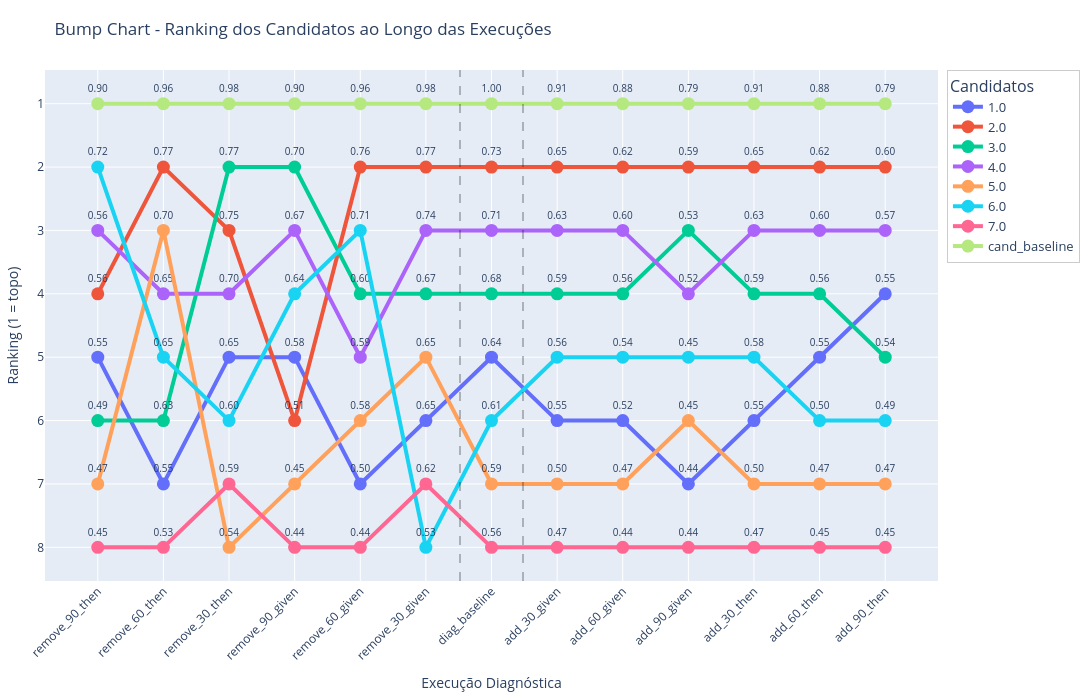

Notebook code for this chart:
### Code cell
import pandas as pd
import plotly.graph_objects as go

# Carregar e preparar os dados
diagnosis_order = [
    "remove_90_then", "remove_60_then", "remove_30_then", 
    "remove_90_given", "remove_60_given", "remove_30_given", 
    "diag_baseline", 
    "add_30_given", "add_60_given", "add_90_given", 
    "add_30_then", "add_60_then", "add_90_then"
]

# Supondo que seu DataFrame df já está filtrado para os candidatos desejados!
df_pivot = df.pivot(index="candidate_name", columns="diagnosed_name", values="similarity_result")
df_pivot = df_pivot[[col for col in diagnosis_order if col in df_pivot.columns]]
df_rank = df_pivot.rank(ascending=False, axis=0, method='min')

fig = go.Figure()

for cand in df_rank.index:
    similarity_texts = [f"{df_pivot.loc[cand, col]:.2f}" for col in df_pivot.columns]
    fig.add_trace(go.Scatter(
        x=df_rank.columns,
        y=df_rank.loc[cand],
        mode='lines+markers+text',
        name=str(cand),
        line=dict(width=4),
        marker=dict(size=13),
        text=similarity_texts,
        textposition="top center",
        textfont=dict(size=10)
    ))

# Linhas verticais tracejadas finas ao redor do diagnosed_baseline
baseline_idx = diagnosis_order.index("diag_baseline")
fig.add_vline(
    x=baseline_idx - 0.48,
    line_width=1,
    line_dash="dash",
    line_color="black",
    opacity=0.5,
    layer='above'
)
fig.add_vline(
    x=baseline_idx + 0.48,
    line_width=1,
    line_dash="dash",
    line_color="black",
    opacity=0.5,
    layer='above'
)

fig.update_layout(
    title='Bump Chart - Ranking dos Candidatos ao Longo das Execuções',
    xaxis_title='Execução Diagnóstica',
    yaxis_title='Ranking (1 = topo)',
    yaxis=dict(autorange='reversed', dtick=1),
    xaxis=dict(
        tickangle=-45,
        categoryorder='array',
        categoryarray=diagnosis_order,
        tickvals=diagnosis_order,
        ticktext=diagnosis_order
    ),
    width=1500,
    height=700,
    legend=dict(
        title="Candidatos",
        yanchor="top", y=1,
        xanchor="left", x=1.01,      # Legenda à direita, fora do gráfico
        bgcolor="rgba(255,255,255,0.95)",
        bordercolor="#ccc",
        borderwidth=1,
        font=dict(size=13)
    ),
    margin=dict(l=40, r=140, t=70, b=90)  # margem direita maior
)
fig.show()

### Figure 1 — Plotly figure (JSON) as saved in the notebook; plotly's stock layout.template omitted (floating-point values rounded to 4 significant figures)
{"data": [{"line": {"width": 4}, "marker": {"size": 13}, "mode": "lines+markers+text", "name": "1.0", "text": ["0.55", "0.55", "0.65", "0.58", "0.50", "0.65", "0.64", "0.55", "0.52", "0.44", "0.55", "0.55", "0.55"], "textfont": {"size": 10}, "textposition": "top center", "type": "scatter", "x": ["remove_90_then", "remove_60_then", "remove_30_then", "remove_90_given", "remove_60_given", "remove_30_given", "diag_baseline", "add_30_given", "add_60_given", "add_90_given", "add_30_then", "add_60_then", "add_90_then"], "y": [5.0, 7.0, 5.0, 5.0, 7.0, 6.0, 5.0, 6.0, 6.0, 7.0, 6.0, 5.0, 4.0]}, {"line": {"width": 4}, "marker": {"size": 13}, "mode": "lines+markers+text", "name": "2.0", "text": ["0.56", "0.77", "0.75", "0.51", "0.76", "0.77", "0.73", "0.65", "0.62", "0.59", "0.65", "0.62", "0.60"], "textfont": {"size": 10}, "textposition": "top center", "type": "scatter", "x": ["remove_90_then", "remove_60_then", "remove_30_then", "remove_90_given", "remove_60_given", "remove_30_given", "diag_baseline", "add_30_given", "add_60_given", "add_90_given", "add_30_then", "add_60_then", "add_90_then"], "y": [4.0, 2.0, 3.0, 6.0, 2.0, 2.0, 2.0, 2.0, 2.0, 2.0, 2.0, 2.0, 2.0]}, {"line": {"width": 4}, "marker": {"size": 13}, "mode": "lines+markers+text", "name": "3.0", "text": ["0.49", "0.63", "0.77", "0.70", "0.60", "0.67", "0.68", "0.59", "0.56", "0.53", "0.59", "0.56", "0.54"], "textfont": {"size": 10}, "textposition": "top center", "type": "scatter", "x": ["remove_90_then", "remove_60_then", "remove_30_then", "remove_90_given", "remove_60_given", "remove_30_given", "diag_baseline", "add_30_given", "add_60_given", "add_90_given", "add_30_then", "add_60_then", "add_90_then"], "y": [6.0, 6.0, 2.0, 2.0, 4.0, 4.0, 4.0, 4.0, 4.0, 3.0, 4.0, 4.0, 5.0]}, {"line": {"width": 4}, "marker": {"size": 13}, "mode": "lines+markers+text", "name": "4.0", "text": ["0.56", "0.65", "0.70", "0.67", "0.59", "0.74", "0.71", "0.63", "0.60", "0.52", "0.63", "0.60", "0.57"], "textfont": {"size": 10}, "textposition": "top center", "type": "scatter", "x": ["remove_90_then", "remove_60_then", "remove_30_then", "remove_90_given", "remove_60_given", "remove_30_given", "diag_baseline", "add_30_given", "add_60_given", "add_90_given", "add_30_then", "add_60_then", "add_90_then"], "y": [3.0, 4.0, 4.0, 3.0, 5.0, 3.0, 3.0, 3.0, 3.0, 4.0, 3.0, 3.0, 3.0]}, {"line": {"width": 4}, "marker": {"size": 13}, "mode": "lines+markers+text", "name": "5.0", "text": ["0.47", "0.70", "0.54", "0.45", "0.58", "0.65", "0.59", "0.50", "0.47", "0.45", "0.50", "0.47", "0.47"], "textfont": {"size": 10}, "textposition": "top center", "type": "scatter", "x": ["remove_90_then", "remove_60_then", "remove_30_then", "remove_90_given", "remove_60_given", "remove_30_given", "diag_baseline", "add_30_given", "add_60_given", "add_90_given", "add_30_then", "add_60_then", "add_90_then"], "y": [7.0, 3.0, 8.0, 7.0, 6.0, 5.0, 7.0, 7.0, 7.0, 6.0, 7.0, 7.0, 7.0]}, {"line": {"width": 4}, "marker": {"size": 13}, "mode": "lines+markers+text", "name": "6.0", "text": ["0.72", "0.65", "0.60", "0.64", "0.71", "0.53", "0.61", "0.56", "0.54", "0.45", "0.58", "0.50", "0.49"], "textfont": {"size": 10}, "textposition": "top center", "type": "scatter", "x": ["remove_90_then", "remove_60_then", "remove_30_then", "remove_90_given", "remove_60_given", "remove_30_given", "diag_baseline", "add_30_given", "add_60_given", "add_90_given", "add_30_then", "add_60_then", "add_90_then"], "y": [2.0, 5.0, 6.0, 4.0, 3.0, 8.0, 6.0, 5.0, 5.0, 5.0, 5.0, 6.0, 6.0]}, {"line": {"width": 4}, "marker": {"size": 13}, "mode": "lines+markers+text", "name": "7.0", "text": ["0.45", "0.53", "0.59", "0.44", "0.44", "0.62", "0.56", "0.47", "0.44", "0.44", "0.47", "0.45", "0.45"], "textfont": {"size": 10}, "textposition": "top center", "type": "scatter", "x": ["remove_90_then", "remove_60_then", "remove_30_then", "remove_90_given", "remove_60_given", "remove_30_given", "diag_baseline", "add_30_given", "add_60_given", "add_90_given", "add_30_then", "add_60_then", "add_90_then"], "y": [8.0, 8.0, 7.0, 8.0, 8.0, 7.0, 8.0, 8.0, 8.0, 8.0, 8.0, 8.0, 8.0]}, {"line": {"width": 4}, "marker": {"size": 13}, "mode": "lines+markers+text", "name": "cand_baseline", "text": ["0.90", "0.96", "0.98", "0.90", "0.96", "0.98", "1.00", "0.91", "0.88", "0.79", "0.91", "0.88", "0.79"], "textfont": {"size": 10}, "textposition": "top center", "type": "scatter", "x": ["remove_90_then", "remove_60_then", "remove_30_then", "remove_90_given", "remove_60_given", "remove_30_given", "diag_baseline", "add_30_given", "add_60_given", "add_90_given", "add_30_then", "add_60_then", "add_90_then"], "y": [1.0, 1.0, 1.0, 1.0, 1.0, 1.0, 1.0, 1.0, 1.0, 1.0, 1.0, 1.0, 1.0]}], "layout": {"height": 700, "legend": {"bgcolor": "rgba(255,255,255,0.95)", "bordercolor": "#ccc", "borderwidth": 1, "font": {"size": 13}, "title": {"text": "Candidatos"}, "x": 1.01, "xanchor": "left", "y": 1, "yanchor": "top"}, "margin": {"b": 90, "l": 40, "r": 140, "t": 70}, "shapes": [{"layer": "above", "line": {"color": "black", "dash": "dash", "width": 1}, "opacity": 0.5, "type": "line", "x0": 5.52, "x1": 5.52, "xref": "x", "y0": 0, "y1": 1, "yref": "y domain"}, {"layer": "above", "line": {"color": "black", "dash": "dash", "width": 1}, "opacity": 0.5, "type": "line", "x0": 6.48, "x1": 6.48, "xref": "x", "y0": 0, "y1": 1, "yref": "y domain"}], "title": {"text": "Bump Chart - Ranking dos Candidatos ao Longo das Execuções"}, "width": 1500, "xaxis": {"categoryarray": ["remove_90_then", "remove_60_then", "remove_30_then", "remove_90_given", "remove_60_given", "remove_30_given", "diag_baseline", "add_30_given", "add_60_given", "add_90_given", "add_30_then", "add_60_then", "add_90_then"], "categoryorder": "array", "tickangle": -45, "ticktext": ["remove_90_then", "remove_60_then", "remove_30_then", "remove_90_given", "remove_60_given", "remove_30_given", "diag_baseline", "add_30_given", "add_60_given", "add_90_given", "add_30_then", "add_60_then", "add_90_then"], "tickvals": ["remove_90_then", "remove_60_then", "remove_30_then", "remove_90_given", "remove_60_given", "remove_30_given", "diag_baseline", "add_30_given", "add_60_given", "add_90_given", "add_30_then", "add_60_then", "add_90_then"], "title": {"text": "Execução Diagnóstica"}}, "yaxis": {"autorange": "reversed", "dtick": 1, "title": {"text": "Ranking (1 = topo)"}}}}
